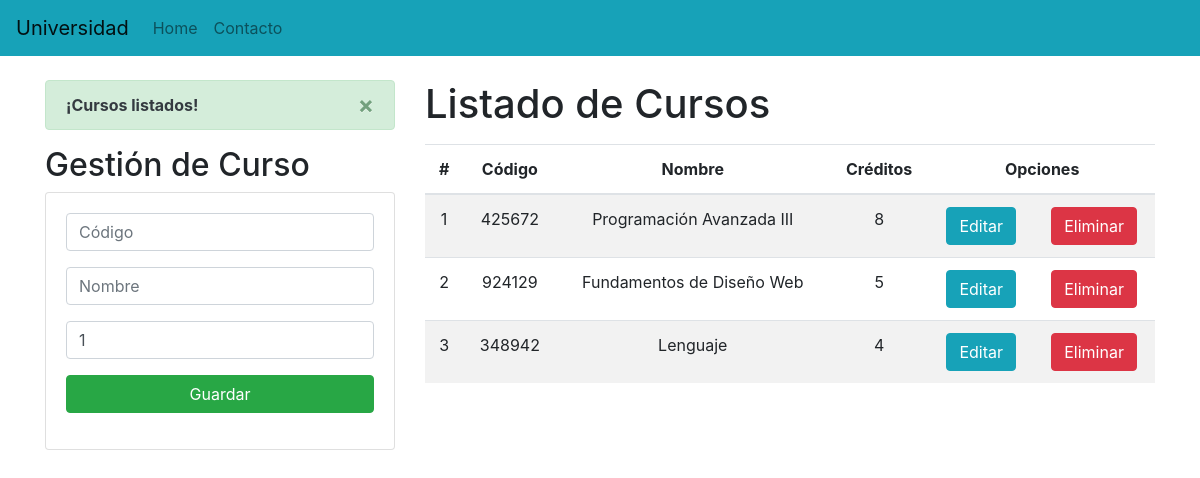
Before: / with the older database file.
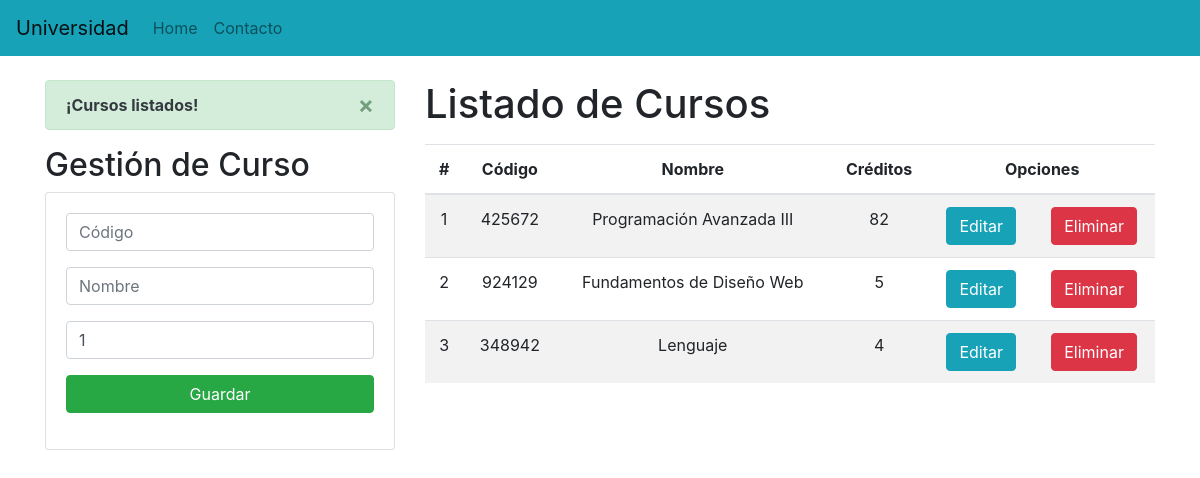
After: the same page with the newer database file.
### Aplicaciones/Academico/models.py (models this page shows, shortened)
class Curso(models.Model):
    codigo = models.CharField(primary_key=True, max_length=6)
    nombre = models.CharField(max_length=50)
    creditos = models.PositiveSmallIntegerField()

### Aplicaciones/Academico/views.py (the view)
# urls.py: path('', views.home),
def home(request):
    cursosListados = Curso.objects.all()
    messages.success(request, '¡Cursos listados!')
    return render(request, "gestionCursos.html", {"cursos": cursosListados})

### Aplicaciones/Academico/templates/gestionCursos.html (shortened to what this page needs)
{% extends "./base.html" %}
{% block body %}
<div class="row">
    <div class="col-sm-12 col-md-6 col-lg-4 col-xl-4">
        {% if messages %}
        {% for message in messages %}
        <div class="alert alert-dismissible alert-success">
            <button type="button" class="close" data-dismiss="alert">&times;</button>
            <strong class="text-dark">{{ message }}</strong>
        </div>
        {% endfor %}
        {% endif %}
        <h2>Gestión de Curso</h2>
        <div class="card">
            <div class="card-body">
                <form action="/registrarCurso/" method="POST">{% csrf_token %}
                    <div class="form-group">
                        <input type="text" id="txtCodigo" name="txtCodigo" class="form-control" placeholder="Código"
                            minlength="6" maxlength="6" required>
                    </div>
                    <div class="form-group">
                        <input type="text" id="txtNombre" name="txtNombre" class="form-control" placeholder="Nombre"
                            maxlength="50" required>
                    </div>
                    <div class="form-group">
                        <input type="text" id="numCreditos" name="numCreditos" class="form-control" min="1" max="9"
                            value="1" required>
                    </div>
                    <div class="form-group">
                        <button type="submit" class="btn btn-success btn-block text-white">Guardar</button>
                    </div>
                </form>
            </div>
        </div>
    </div>
    <div class="col-sm-12 col-md-6 col-lg-8 col-xl-8">
        <h1>Listado de Cursos</h1>
        <div class="table-responsive py-2">
            <table class="table table-striped">
                <thead>
                    <tr>
                        <th>#</th>
                        <th>Código</th>
                        <th>Nombre</th>
                        <th>Créditos</th>
                        <th colspan="2">Opciones</th>
                    </tr>
                </thead>
                <tbody>
                    {% for c in cursos %}
                    <tr>
                        <td>{{forloop.counter}}</td>
                        <td>{{c.codigo}}</td>
                        <td>{{c.nombre}}</td>
                        <td>{{c.creditos}}</td>
                        <td><a href="edicionCurso/{{c.codigo}}" class="btn btn-info">Editar</a></td>
                        <td><a href="eliminarCurso/{{c.codigo}}" class="btn btn-danger btnEliminacion">Eliminar</a></td>
                    </tr>
                    {% endfor %}
                </tbody>
            </table>
        </div>
    </div>
</div>
{% endblock %}

### Aplicaciones/Academico/templates/base.html (shortened to what this page needs)
<!DOCTYPE html>
<html lang="en">
<head>
    {% load static %}
    <link rel="stylesheet" href="https://cdn.jsdelivr.net/npm/bootstrap@4.5.3/dist/css/bootstrap.min.css"
>
    <link rel="stylesheet" href="{% static 'css/gestionCursos.css' %}">
</head>
<body>
    <nav class="navbar navbar-expand-lg navbar-light bg-info">
        <a class="navbar-brand" href="#">Universidad</a>
        <div class="collapse navbar-collapse" id="navbarNav">
            <ul class="navbar-nav">
                <li class="nav-item">
                    <a class="nav-link" href="#">Home <span class="sr-only">(current)</span></a>
                </li>
                <li class="nav-item">
                    <a class="nav-link" href="#">Contacto</a>
                </li>
            </ul>
        </div>
    </nav>
    <div class="container py-4">
        {% block body %}
        {% endblock %}
    </div>
</body>
</html>

### Aplicaciones/Academico/static/css/gestionCursos.css (style rules this page uses)
th, td { text-align: center; vertical-align: middle; }

Changed rows visible on the page:
changed Curso "Programación Avanzada III": creditos "8" → "82"
